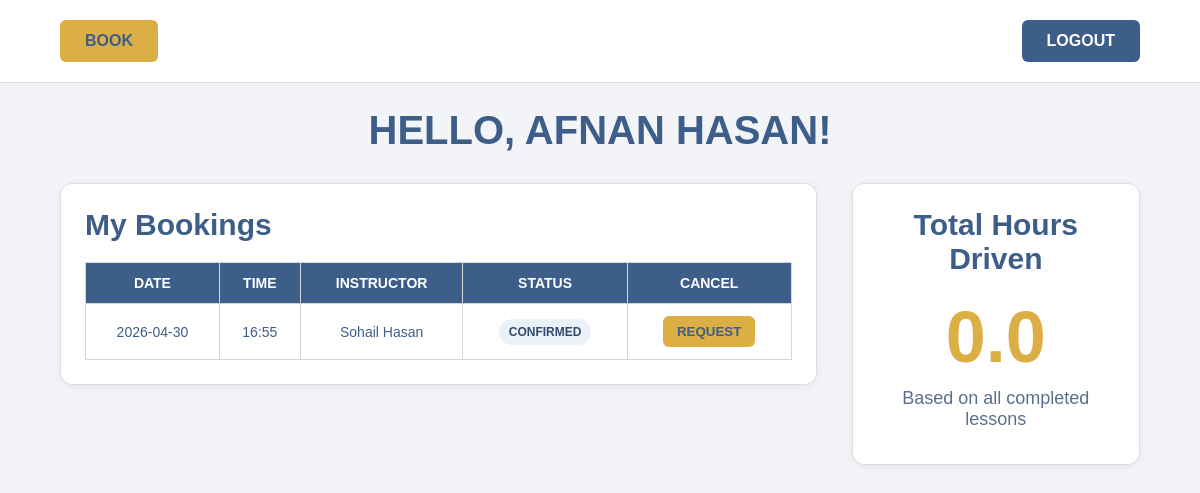
/student/dashboard.php (signed in), run on the app's committed database.
### tables this page shows
CREATE TABLE `users` (
  `user_id` int(11) NOT NULL,
  `name` varchar(100) NOT NULL,
  `email` varchar(100) NOT NULL,
  `password` varchar(100) NOT NULL,
  `phone_number` varchar(16) DEFAULT NULL,
  `license_type` enum('instructor','G1','G2','G') NOT NULL,
  `role` enum('student','instructor') NOT NULL
);

CREATE TABLE `bookings` (
  `ref_no` int(11) NOT NULL,
  `student_id` int(11) NOT NULL,
  `instructor_id` int(11) NOT NULL DEFAULT 1,
  `availability_id` int(11) NOT NULL,
  `booking_date` date NOT NULL,
  `booking_time` time NOT NULL,
  `status` enum('confirmed','cancelled','cancel_requested') NOT NULL,
  `notes` varchar(200) DEFAULT NULL
);

### student/dashboard.php (the view, shortened to what this page needs)
<?php
require_once __DIR__ . "/../config/connect.php";
function get_student_for_dashboard(PDO $dbh): array
{
    if (isset($_SESSION["user_id"], $_SESSION["role"]) && $_SESSION["role"] === "student") {
        $statement = $dbh->prepare("SELECT `user_id`, `name`, `email`, `phone_number` FROM `users` WHERE `user_id` = ? AND `role` = 'student'");
        $statement->execute([$_SESSION["user_id"]]);
        $student = $statement->fetch(PDO::FETCH_ASSOC);
        if ($student) {
            return $student;
        }
    }
    return [
        "user_id" => 0,
        "name" => "Student",
        "email" => "",
        "phone_number" => ""
    ];
}
function get_upcoming_student_bookings(PDO $dbh, int $student_id): array
{
    $statement = $dbh->prepare(
        "SELECT b.ref_no,
                b.booking_date,
                b.booking_time,
                b.status,
                b.notes,
                instructor.name AS instructor_name,
                a.end_time
         FROM `bookings` b
         LEFT JOIN `users` instructor ON b.instructor_id = instructor.user_id
         LEFT JOIN `availability` a ON b.availability_id = a.id
         WHERE b.student_id = ?
           AND b.booking_date >= CURDATE()
         ORDER BY b.booking_date, b.booking_time"
    );
    $statement->execute([$student_id]);
    return $statement->fetchAll(PDO::FETCH_ASSOC);
}
function get_total_driving_hours(PDO $dbh, int $student_id): float
{
    $statement = $dbh->prepare(
        "SELECT COALESCE(SUM(TIMESTAMPDIFF(MINUTE, a.start_time, a.end_time)), 0) AS total_minutes
         FROM bookings b
         INNER JOIN `availability` a ON b.availability_id = a.id
         WHERE b.student_id = ?
           AND b.status = 'completed'"
    );
    $statement->execute([$student_id]);
    $row = $statement->fetch(PDO::FETCH_ASSOC);
    return ((float) $row["total_minutes"]) / 60;
}
function get_student_query_string(int $student_id): string
{
    if (isset($_SESSION["user_id"], $_SESSION["role"]) && $_SESSION["role"] === "student") {
        return "";
    }
    return "?student_id=" . urlencode((string) $student_id);
}
$student = get_student_for_dashboard($dbh);
$upcoming_bookings = get_upcoming_student_bookings($dbh, (int) $student["user_id"]);
$total_hours_driven = get_total_driving_hours($dbh, (int) $student["user_id"]);
$query_string = get_student_query_string((int) $student["user_id"]);
$logout_path = file_exists(__DIR__ . "/../auth/logout.php") ? "../auth/logout.php" : "../index.html";
?>
<!DOCTYPE html>
<html lang="en">
<head>
    <link rel="stylesheet" href="../assets/css/landingPageStyle.css">
    <link rel="stylesheet" href="../assets/css/dashboardStyle.css">
</head>
<body>
    <div class="nav-container">
        <div class="nav-left">
            <a href="../calendar/calendar.php<?= $query_string ?>" class="yellow-btn">BOOK</a>
        </div>
        <div class="nav-right">
            <a href="<?= htmlspecialchars($logout_path) ?>" class="blue-btn">LOGOUT</a>
        </div>
    </div>
    <h1 class="dashboard-title">HELLO, <?= htmlspecialchars(strtoupper($student["name"])) ?>!</h1>
    <section class="dashboard student-dashboard-layout">
        <div class="dashboard-card bookings-card">
            <h2>My Bookings</h2>
            <table class="bookings-table dashboard-table">
                <thead>
                    <tr>
                        <th>DATE</th>
                        <th>TIME</th>
                        <th>INSTRUCTOR</th>
                        <th>STATUS</th>
                        <th>CANCEL</th>
                    </tr>
                </thead>
                <tbody>
                    <?php if (count($upcoming_bookings) === 0) { ?>
                        <tr>
                            <td colspan="5" class="empty-table-message">No upcoming lessons found.</td>
                        </tr>
                    <?php } else { ?>
                        <?php foreach ($upcoming_bookings as $booking) { ?>
                            <tr>
                                <td><?= htmlspecialchars($booking["booking_date"]) ?></td>
                                <td><?= htmlspecialchars(substr($booking["booking_time"], 0, 5)) ?></td>
                                <td><?= htmlspecialchars($booking["instructor_name"] ?? "Instructor") ?></td>
                                <td>
                                    <span class="status-badge status-<?= htmlspecialchars($booking["status"]) ?>">
                                        <?= htmlspecialchars(str_replace("_", " ", strtoupper($booking["status"]))) ?>
                                    </span>
                                </td>
                                <td>
                                    <?php
                                    $bookingDateTime = $booking["booking_date"] . " " . $booking["booking_time"];
                                    $isFuture = strtotime($bookingDateTime) > time();
                                    ?>
                                    <?php if ($booking["status"] === "confirmed" && $isFuture) { ?>
                                        <form action="request_cancellation.php<?= $query_string ?>" method="post"
                                            class="inline-form"
                                            onsubmit="return confirm('Send a cancellation request for this lesson?');">
                                            <button type="submit" class="table-action-btn warning-btn">REQUEST</button>
                                        </form>
                                    <?php } elseif ($booking["status"] === "cancel_requested") { ?>
                                        <span class="pending-label">Pending approval</span>
                                    <?php } elseif ($booking["status"] === "completed") { ?>
                                        <span class="completed-label"></span>
                                    <?php } elseif ($booking["status"] === "cancelled") { ?>
                                        <span class="cancelled-label">Cancelled</span>
                                    <?php } ?>
                                </td>
                            </tr>
                        <?php } ?>
                    <?php } ?>
                </tbody>
            </table>
        </div>
        <div class="dashboard-card hours-card">
            <h2>Total Hours Driven</h2>
            <p class="hours-number"><?= htmlspecialchars(number_format($total_hours_driven, 1)) ?></p>
            <p class="hours-subtitle">Based on all completed lessons</p>
        </div>
    </section>
</body>
</html>

### assets/css/landingPageStyle.css (style rules this page uses)
* { margin: 0; padding: 0; box-sizing: border-box; }
body { font-family: Arial, Helvetica, sans-serif; background-color: #f2f4f7; color: #3d5e89; font-size: 18px; }
.nav-container { display: flex; justify-content: space-between; align-items: center; padding: 20px 60px; background-color: white; border-bottom: 1px solid #ddd; }
.nav-left { display: flex; gap: 15px; }
.yellow-btn { background-color: #dbaf44; color: #3d5e89; border: none; padding: 10px 20px; border-radius: 6px; font-weight: bold; cursor: pointer; }
.blue-btn { background-color: #3d5e89; color: white; border: none; padding: 10px 20px; border-radius: 6px; font-weight: bold; cursor: pointer; }
.yellow-btn { background-color: #dbaf44; color: #3d5e89; border: none; padding: 12px 25px; font-size: 16px; border-radius: 6px; cursor: pointer; font-weight: bold; text-decoration: none; display: inline-block; }
.blue-btn { background-color: #3d5e89; color: white; border: none; padding: 12px 25px; font-size: 16px; border-radius: 6px; cursor: pointer; font-weight: bold; text-decoration: none; display: inline-block; }
h2 { margin-bottom: 10px; }
p { margin-bottom: 10px; }

### assets/css/dashboardStyle.css (style rules this page uses)
.dashboard-title { text-align: center; font-size: 40px; color: #3d5e89; margin-top: 25px; margin-bottom: 30px; padding: 0 20px; }
.dashboard { width: 90%; max-width: 1200px; margin: 0 auto 50px auto; }
.student-dashboard-layout { display: flex; justify-content: center; align-items: flex-start; gap: 35px; flex-wrap: wrap; }
.dashboard-card { background-color: white; border: 1px solid #dddddd; border-radius: 12px; padding: 24px; box-shadow: 0 2px 8px rgba(0, 0, 0, 0.06); }
.dashboard-card h2 { font-size: 30px; color: #3d5e89; margin-bottom: 20px; }
.bookings-card { flex: 2 1 700px; }
.hours-card { flex: 1 1 260px; text-align: center; min-height: 260px; }
.dashboard-table { width: 100%; border-collapse: collapse; }
.dashboard-table th, .dashboard-table td { border: 1px solid #d7d7d7; text-align: center; padding: 12px 10px; font-size: 14px; }
.dashboard-table th { background-color: #3d5e89; color: white; }
.dashboard-table td { background-color: #ffffff; }
.hours-number { font-size: 72px; font-weight: bold; color: #dbaf44; margin-top: 20px; }
.hours-subtitle { margin-top: 10px; color: #5a6f8d; }
.inline-form { margin: 0; }
.table-action-btn { border: none; border-radius: 6px; padding: 8px 14px; font-weight: bold; cursor: pointer; }
.warning-btn { background-color: #dbaf44; color: #3d5e89; }
.status-badge { display: inline-block; padding: 6px 10px; border-radius: 999px; font-size: 12px; font-weight: bold; }
.status-confirmed { background-color: #eaf1f8; color: #2f4c70; }

### data on the page
users: name "AFNAN HASAN"
bookings: booking_date "2026-04-30", booking_time "16:55", users.name "Sohail Hasan", status "CONFIRMED"

### other printed values
$total_hours_driven "0.0"
